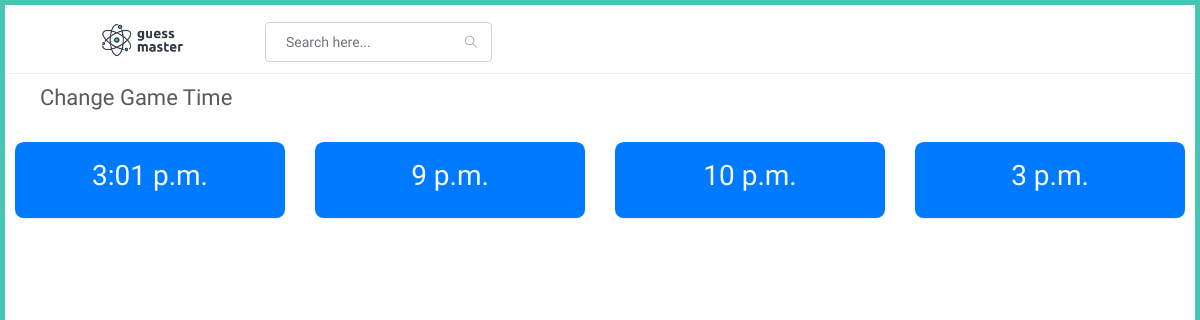
The page /adminapp/change-time on the database as committed earlier.
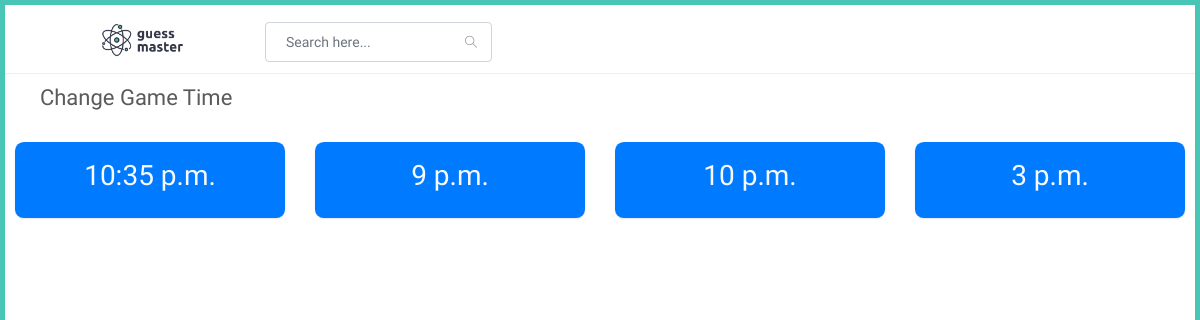
The same page on the database as committed later.
### adminapp/models.py (models this page shows, shortened)
class PlayTime(models.Model):
    start_time = models.TimeField()
    end_time = models.TimeField()

### adminapp/views.py (the view)
# urls.py: path('change-time',views.change_time,name="change_time"),
def change_time(request):
    try:
        times = PlayTime.objects.filter().all()
    except:
        pass
    context = {
        'times' : times
    }
    return render(request,'adminapp/change_time.html',context)

### templates/adminapp/change_time.html
{% extends 'adminapp/partials/base.html' %}
{% load static %}
{% block content %}
<div id="main-content">
    <div class="container-fluid">
        <div class="block-header">
            <div class="row">
                <div class="col-lg-5 col-md-8 col-sm-12">
                    <h2><a href="javascript:void(0);" class="btn btn-xs btn-link btn-toggle-fullwidth"><i class="fa fa-arrow-left"></i></a>Change Game Time</h2>
                </div>
            </div>
        </div>
        <div class="row clearfix">
            {% for time in times %}
            <div class="col-lg-3 col-md-12">
                <a href="{% url 'adminapp:change_game_time' time.id %}">
                <div class="card text-center bg-primary">
                    <div class="body">
                        <div class="p-15 text-light">
                            <h3>{{time.end_time}}</h3>
                        </div>
                    </div>
                </div>
                </a>
            </div>
            {% endfor %}
        </div>
    </div>
</div>
{% endblock %}

Rows that differ between the two databases and show on the page:
changed PlayTime (number 1 of 4 on the later page): end_time "3:01 p.m." → "10:35 p.m."
